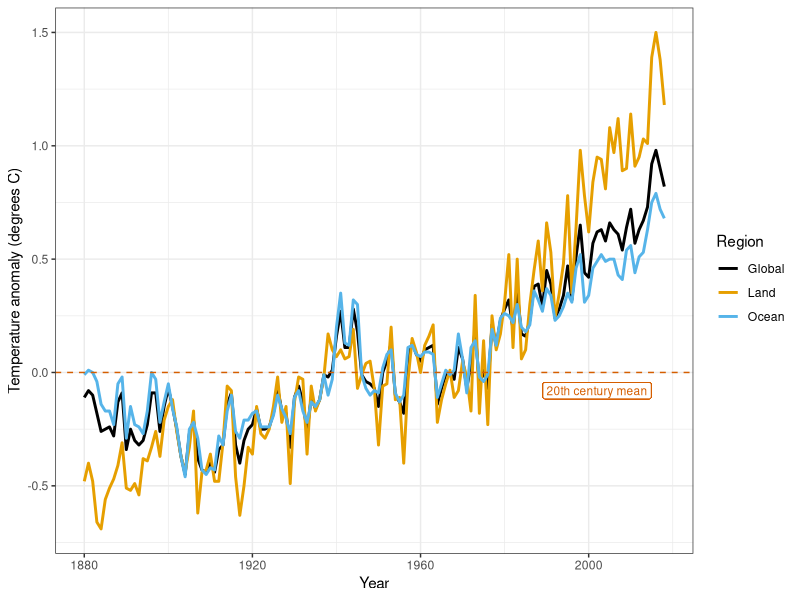
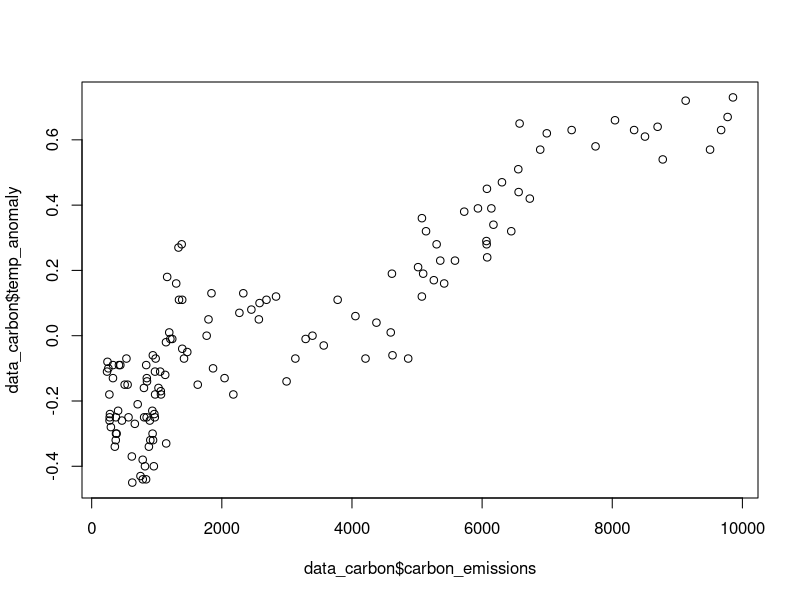
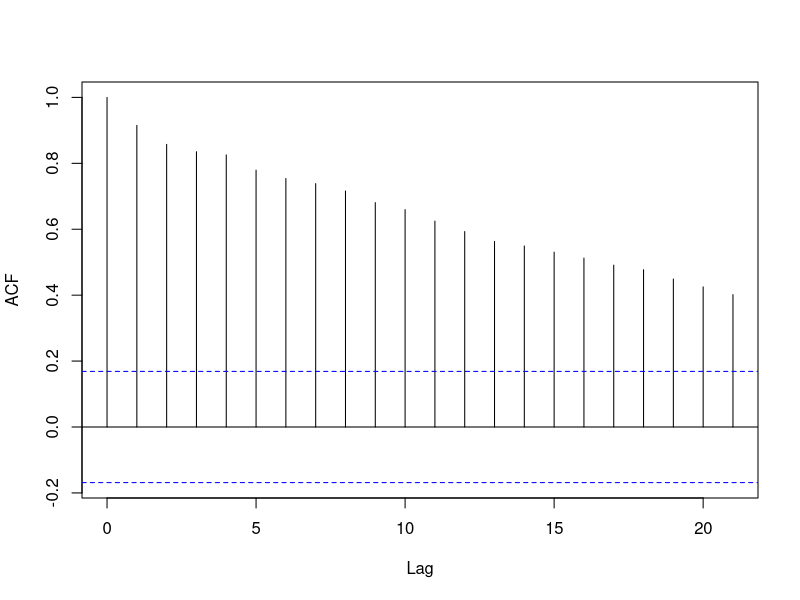
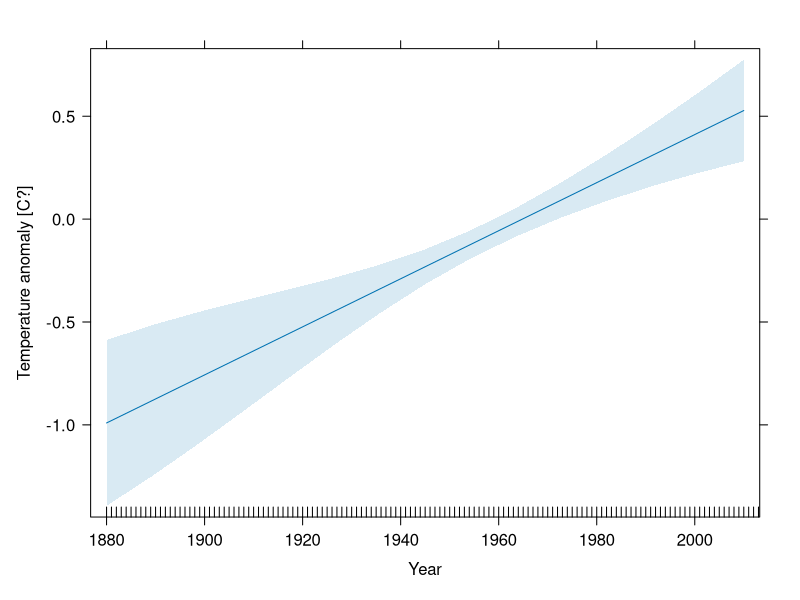
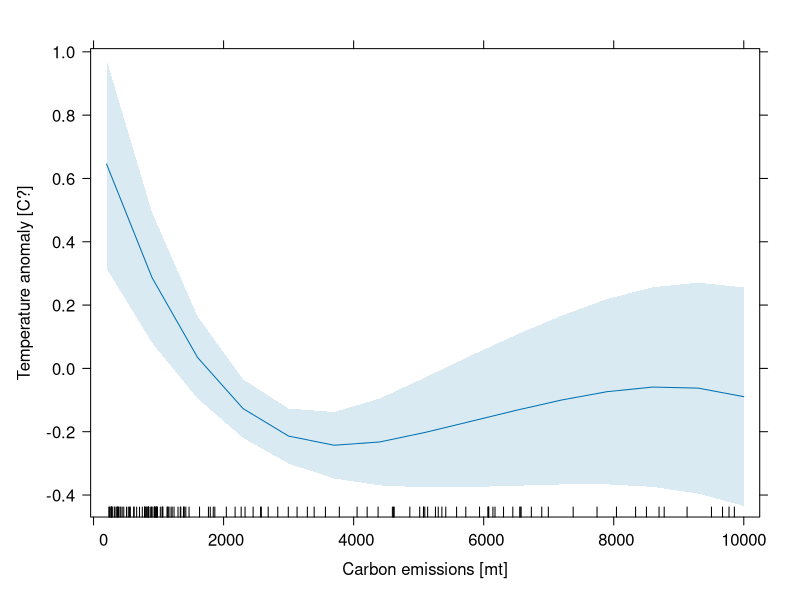

The R source for these figures, in order:
# -----------------------------
# Teaching example:  climate change data
# -----------------------------

rm(list=ls())

library(dslabs)
library(tidyverse)
library(vegan)
library(sandwich)
library(Hmisc)
library(kableExtra)
library(splines)
library(effects) 
library(lmtest)
library(rms)

# Load data from R-package dslabs
data(temp_carbon)
temp_carbon <- temp_carbon[order(temp_carbon$year),]
data_carbon <- temp_carbon[temp_carbon$year > 1879 & temp_carbon$year <2015, c("temp_anomaly", "carbon_emissions", "year")]


# Set colorblind-friendly color palette
colorblind_palette <- c("black", "#E69F00", "#56B4E9", "#009E73",
                        "#CC79A7", "#F0E442", "#0072B2", "#D55E00")


# Line plot of anthropogenic carbon emissions over 250+ years
temp_carbon %>%
  select(Year = year, Global = temp_anomaly, Land = land_anomaly, Ocean = ocean_anomaly) %>%
  gather(Region, Temp_anomaly, Global:Ocean) %>%
  ggplot(aes(Year, Temp_anomaly, col = Region)) +
  geom_line(size = 1) +
  theme_bw() +
  geom_hline(aes(yintercept = 0), col = colorblind_palette[8], lty = 2) +
  geom_label(aes(x = 2002, y = -.08), col = colorblind_palette[8], 
             label = "20th century mean", size = 3) +
  ylab("Temperature anomaly (degrees C)") +
  xlim(c(1880, 2018)) +
  scale_color_manual(values = colorblind_palette) 


# Redundancy analysis
redun(~data_carbon$year+data_carbon$carbon_emissions)

# Correlation matrix
cor(data_carbon)
plot(data_carbon$carbon_emissions,data_carbon$temp_anomaly)

# Test for autocorrelation function of temperature nomalies
acf(data_carbon$temp_anomaly,main='')


#----------------------------- Model building ------------------------------------
# Simple models with HAC estimator
# define a covariance function
# the following estimator is defined according to section 3.2 in 
# https://cran.r-project.org/web/packages/sandwich/vignettes/sandwich.pdf
# (for the function parameters, see the paragraph on p 7)
vcov_function <- function(x,...) {
  kernHAC(x, order.by = ~ year, 
          data = data_carbon,
          bw = bwAndrews, 
          kernel = "Quadratic Spectral", 
          approx = "AR(1)")
}

# Build the univariable and the multivariable linear models
lm.res1 <- (lm(temp_anomaly ~ year, data=data_carbon))
coeftest(lm.res1, vcov. = kernHAC)
confint(coeftest(lm.res1, vcov. = kernHAC))

lm.res2 <- (lm(temp_anomaly ~ carbon_emissions, data=data_carbon))
coeftest(lm.res2, vcov. = kernHAC)
confint(coeftest(lm.res2, vcov. = kernHAC))

lm.res3 <- (lm(temp_anomaly ~ year + carbon_emissions, data=data_carbon))
coeftest(lm.res3, vcov. = kernHAC)
confint(coeftest(lm.res3, vcov. = kernHAC))
vif(lm.res3)



# Model selection including non-linear relationships
fit.lm <- list()
var_year<- c('year', paste0('ns(year,df=',3:5,')'))
var_carbon <-c('carbon_emissions', paste0('ns(carbon_emissions,df=',3:5,')'))
var_combs <- expand.grid(var_year, var_carbon)
lm_formula <- c(var_year,var_carbon, apply(var_combs, 1, paste, collapse="+"))

fit.lm <- lapply(lm_formula, function(x) lm(as.formula(paste0("temp_anomaly~", x)),  data=data_carbon))
eff.time <- c(var_year,rep('-',4), paste0(var_combs[,1]))
eff.carbon <- c(rep('-',4), var_carbon, paste0(var_combs[,2]))

fit.lm.stats <- data.frame(t(sapply(1:length(fit.lm), function(x) c(paste0('Model ',x),
                                                                    summary(fit.lm[[x]])$df[1], 
                                                                    round(AIC(fit.lm[[x]]),2),
                                                                    round(extractAIC(fit.lm[[x]], k=2)[2],2),
                                                                    round(BIC(fit.lm[[x]]),2), 
                                                                    round(summary(fit.lm[[x]])$adj.r.squared,2), 
                                                                    round(sum((data_carbon$temp_anomaly-fit.lm[[x]]$fitted.values)^2),2),
                                                                    round(sum(fit.lm[[x]]$residuals^2),2)))))
fit.lm.stats <- cbind(fit.lm.stats[,1], eff.time,eff.carbon, fit.lm.stats[,2:ncol(fit.lm.stats)])
colnames(fit.lm.stats) <- c('Model','Time effect','Carbon effect','df', 'AIC','AICc', 'BIC', 'adj R2', 'MSE', 'SSE')
fit.lm.stats


# Final model according to AIC
fit.final <- lm(temp_anomaly ~ year + ns(carbon_emissions,df=5), data=data_carbon)
coeftest(fit.final, vcov. = kernHAC)
confint(coeftest(fit.final, vcov. = kernHAC))

# Effect plots
eff.temp <- allEffects(fit.final)
as.data.frame(eff.temp$year)
as.data.frame(eff.temp$`ns(carbon_emissions,df=5)`)

plot(allEffects(fit.final)[1], main="", xlab=c("Year"), ylab="Temperature anomaly [C?]")
plot(allEffects(fit.final)[2], main="", xlab=c("Carbon emissions [mt]"), ylab="Temperature anomaly [C?]")
